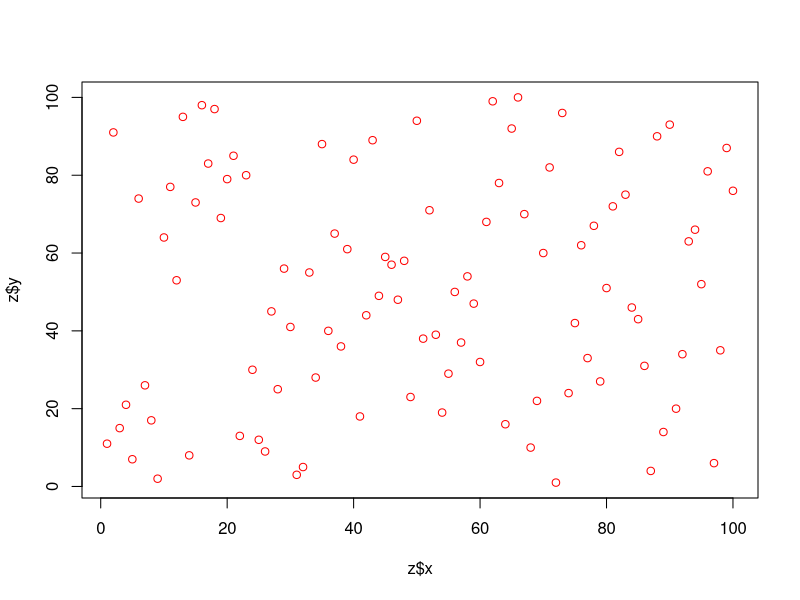

This figure's R source:
## ---- chunk 1
knitr::opts_chunk$set(fig.width=6, fig.height=4, fig.align = 'center', fig.path='Figs/', echo=TRUE, tidy=TRUE, message=F, warning=F, cache=T)
## ---- chunk 2
library(tidyverse)
## ---- chunk 3
x <- sample(100, 100) #sample from 1 to 100, 100 times no replacement
y <- sample (100, 100)
z <- data.frame(x,y)  #combine variables x and y into a single dataframe
plot(z$x, z$y, col="red") # plot them, the $ is needed to index
